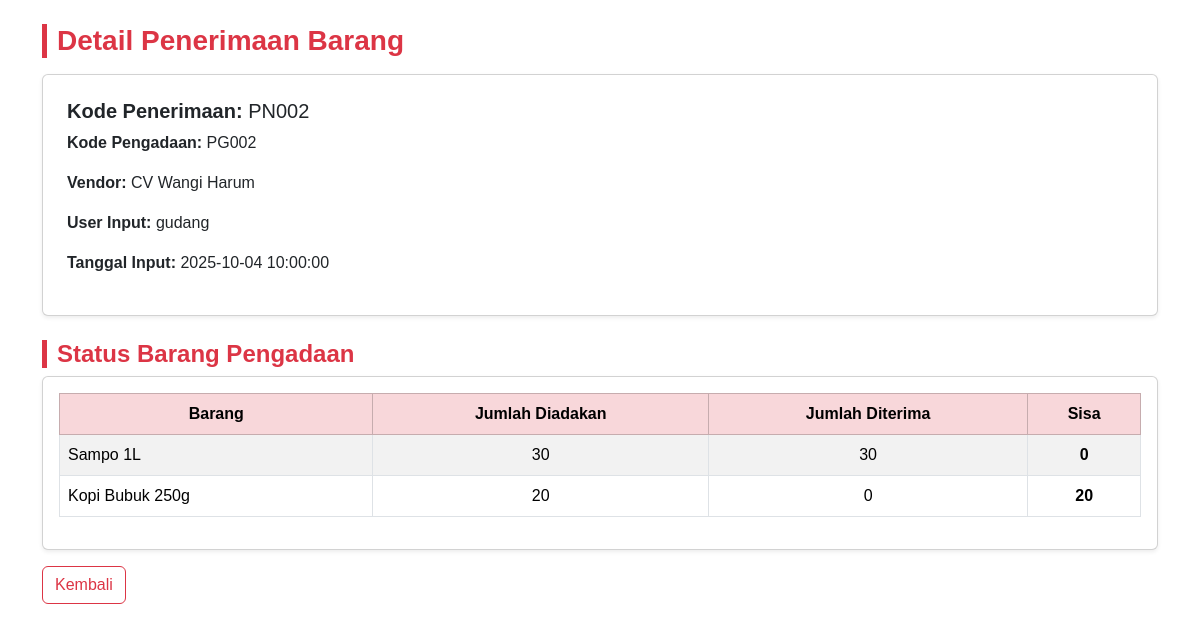
The page /transaksi/detail_penerimaan.php?id=2 (signed in) on the database its author committed.
### tables this page shows
CREATE TABLE penerimaan (
  idpenerimaan BIGINT AUTO_INCREMENT PRIMARY KEY,
  kode_penerimaan VARCHAR(20),
  created_at TIMESTAMP DEFAULT CURRENT_TIMESTAMP,
  status CHAR(1) DEFAULT 'O',
  idpengadaan BIGINT,
  iduser INT,
  FOREIGN KEY (idpengadaan) REFERENCES pengadaan(idpengadaan) ON DELETE SET NULL,
  FOREIGN KEY (iduser) REFERENCES user(iduser) ON DELETE SET NULL
);

CREATE TABLE pengadaan (
  idpengadaan BIGINT AUTO_INCREMENT PRIMARY KEY,
  kode_pengadaan VARCHAR(20),
  tanggal DATE,
  idvendor INT,
  iduser INT,
  subtotal_nilai DECIMAL(15,2) DEFAULT 0,
  ppn DECIMAL(12,2) DEFAULT 0,
  total_nilai DECIMAL(15,2) DEFAULT 0,
  status CHAR(1) DEFAULT 'O',  
  FOREIGN KEY (idvendor) REFERENCES vendor(idvendor) ON DELETE SET NULL,
  FOREIGN KEY (iduser) REFERENCES user(iduser) ON DELETE SET NULL
);

CREATE TABLE vendor (
  idvendor INT AUTO_INCREMENT PRIMARY KEY,
  nama_vendor VARCHAR(150) NOT NULL,
  badan_hukum CHAR(1) DEFAULT 'C',
  status CHAR(1) DEFAULT 'A'
);

CREATE TABLE user (
  iduser INT AUTO_INCREMENT PRIMARY KEY,
  username VARCHAR(45) NOT NULL,
  password VARCHAR(100) NOT NULL,
  idrole INT,
  FOREIGN KEY (idrole) REFERENCES role(idrole) ON DELETE SET NULL
);

### transaksi/detail_penerimaan.php (the view, shortened to what this page needs)
<?php
include '../config/koneksi.php';
$id = $_GET['id'];
$p = mysqli_fetch_assoc(mysqli_query($koneksi, "
  SELECT p.*, g.kode_pengadaan, v.nama_vendor, u.username
  FROM penerimaan p
  JOIN pengadaan g ON p.idpengadaan = g.idpengadaan
  JOIN vendor v ON g.idvendor = v.idvendor
  JOIN user u ON p.iduser = u.iduser
  WHERE p.idpenerimaan = $id
"));
?>
<!DOCTYPE html>
<html lang="id">
<head>
<link href="https://cdn.jsdelivr.net/npm/bootstrap@5.3.3/dist/css/bootstrap.min.css" rel="stylesheet">
</head>
<body>
<div class="container py-4">
<h3 class="section-title mb-3">Detail Penerimaan Barang</h3>
<div class="card shadow-sm p-4 mb-4">
    <h5><b>Kode Penerimaan:</b> <?= $p['kode_penerimaan'] ?></h5>
    <p><b>Kode Pengadaan:</b> <?= $p['kode_pengadaan'] ?></p>
    <p><b>Vendor:</b> <?= $p['nama_vendor'] ?></p>
    <p><b>User Input:</b> <?= $p['username'] ?></p>
    <p><b>Tanggal Input:</b> <?= $p['created_at'] ?></p>
</div>
<h4 class="section-title">Status Barang Pengadaan</h4>
<div class="card shadow-sm p-3">
<table class="table table-bordered table-striped">
<thead class="table-danger text-center">
<tr>
    <th>Barang</th>
    <th>Jumlah Diadakan</th>
    <th>Jumlah Diterima</th>
    <th>Sisa</th>
</tr>
</thead>
<tbody>
<?php
$detail = mysqli_query($koneksi, "
    SELECT
        dp.idbarang,
        b.nama AS nama_barang,
        dp.jumlah AS jml_diadakan,
        COALESCE(SUM(dpr.jumlah),0) AS jml_diterima,
        (dp.jumlah - COALESCE(SUM(dpr.jumlah),0)) AS sisa
    FROM detail_pengadaan dp
    JOIN barang b ON dp.idbarang = b.idbarang
    LEFT JOIN detail_penerimaan dpr
        ON dpr.idpengadaan = dp.idpengadaan
        AND dpr.idbarang = dp.idbarang
    WHERE dp.idpengadaan = {$p['idpengadaan']}
    GROUP BY dp.idbarang, b.nama, dp.jumlah
");
while($d = mysqli_fetch_assoc($detail)) {
    echo "
    <tr>
        <td>{$d['nama_barang']}</td>
        <td class='text-center'>{$d['jml_diadakan']}</td>
        <td class='text-center'>{$d['jml_diterima']}</td>
        <td class='text-center'><b>{$d['sisa']}</b></td>
    </tr>";
}
?>
</tbody>
</table>
</div>
<a href="penerimaan.php" class="btn btn-outline-danger mt-3">Kembali</a>
</div>
</body>
</html>

### transaksi/detail_penerimaan.php (style rules this page uses)
body { background: #fff; font-family: 'Poppins', sans-serif; }
.section-title { border-left: 5px solid #dc3545; padding-left: 10px; font-weight: bold; color: #dc3545; }
.table thead tr { text-align: center; }

### rows shown on the page
penerimaan: kode_penerimaan "PN002", idpengadaan.kode_pengadaan "PG002", vendor.nama_vendor "CV Wangi Harum", iduser.username "gudang", created_at "2025-10-04 10:00:00"

### other values the page prints
$d['nama_barang'] "Sampo 1L"
$d['jml_diadakan'] "30"
$d['jml_diterima'] "30"
$d['sisa'] "0"
$d['nama_barang'] "Kopi Bubuk 250g"
$d['jml_diadakan'] "20"
$d['jml_diterima'] "0"
$d['sisa'] "20"
